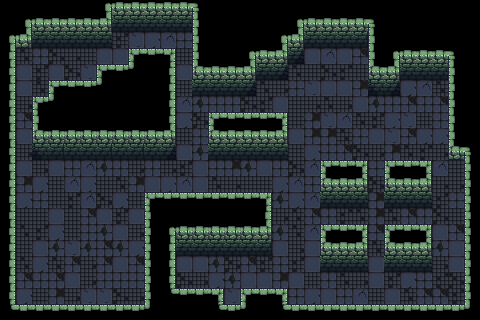

This is a level from a 2D game, rendered from its Tiled map with the project's own tilesets. A one-line summary and the complete map file follow:
An orthogonal 30x20 tile map with 16x16 px tiles, 1 tile layer (tileset) and 1 object (hrac).

<map version="1.10" tiledversion="1.11.0" orientation="orthogonal" renderorder="right-down" width="30" height="20" tilewidth="16" tileheight="16" infinite="0" nextlayerid="8" nextobjectid="15">
 <tileset firstgid="1" source="../tilesety/damp_dungeon_tileset.tsx" />
 <objectgroup id="7" name="entity">
  <object id="11" name="hrac" type="hrac" gid="2147483687" x="224" y="304" width="16" height="16" />
 </objectgroup>
 <layer id="2" name="tileset" width="30" height="20">
  <data encoding="csv">
0,0,0,0,0,0,1,2,2,2,2,2,3,0,0,0,0,0,0,0,0,0,0,0,0,0,0,0,0,0,
0,1,2,2,2,2,12,9,9,9,9,9,10,0,0,0,0,0,1,2,2,2,2,3,0,0,0,0,0,0,
1,12,9,9,9,9,9,36,38,31,45,23,10,0,0,0,0,1,12,9,9,9,19,10,0,0,0,0,0,0,
8,43,23,50,29,22,24,24,4,16,5,22,10,0,0,1,2,12,21,24,45,24,37,10,1,2,2,2,3,0,
8,24,36,24,50,38,4,16,17,0,8,24,11,2,2,12,9,21,43,22,50,36,22,11,12,9,9,9,10,0,
8,24,43,4,16,16,17,0,0,0,8,22,9,9,9,21,43,29,23,38,24,24,30,20,21,31,45,43,10,0,
8,29,4,17,0,0,0,0,0,0,8,45,44,23,23,50,36,24,22,29,43,29,24,44,23,37,23,37,10,0,
8,37,10,0,0,0,0,0,0,0,8,31,50,4,16,16,16,5,22,30,38,45,43,36,31,38,22,23,10,0,
8,24,11,13,13,13,13,13,13,13,12,22,23,11,2,2,2,12,24,30,30,43,23,24,38,37,31,31,10,0,
8,29,20,19,9,9,19,9,19,9,21,24,44,9,9,9,9,9,22,31,23,37,50,29,30,43,36,29,11,3,
8,24,29,24,23,45,44,23,29,23,29,36,24,23,30,44,24,23,50,45,4,16,5,23,4,16,5,45,22,10,
8,30,31,22,45,31,22,43,30,24,31,45,24,43,29,22,22,31,45,23,11,2,12,50,11,2,12,29,29,10,
8,31,23,22,36,45,50,31,22,4,16,16,16,16,16,16,5,44,31,45,9,9,9,30,9,9,9,36,23,10,
8,22,22,24,22,37,24,36,24,10,0,0,0,0,0,0,8,29,43,37,23,36,43,30,43,37,23,50,22,10,
8,43,36,31,22,23,44,24,29,10,1,13,13,13,13,13,12,44,43,45,4,16,5,37,4,16,5,24,37,10,
8,22,24,44,38,44,37,44,31,10,8,9,9,9,9,9,19,24,29,24,11,2,12,43,11,2,12,44,24,10,
8,43,31,43,37,29,37,24,37,10,8,24,24,44,50,37,36,23,36,24,9,9,9,24,9,9,9,29,24,10,
8,37,23,37,24,29,23,23,23,10,8,50,29,31,44,24,24,30,24,22,23,43,29,24,36,31,23,36,50,10,
8,31,22,30,29,38,38,50,29,10,15,16,16,5,38,4,16,5,23,31,24,23,45,22,24,43,37,37,36,10,
15,16,16,16,16,16,16,16,16,17,0,0,0,15,16,17,0,15,16,16,16,16,16,16,16,16,16,16,16,17
</data>
 </layer>
</map>
